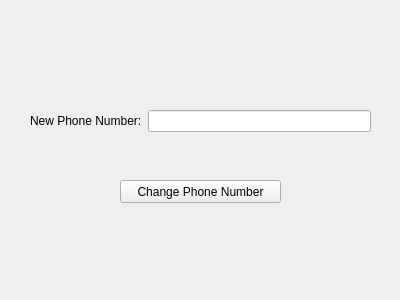
<?xml version="1.0" encoding="UTF-8"?>
<ui version="4.0">
 <class>Form</class>
 <widget class="QWidget" name="Form">
  <property name="geometry">
   <rect>
    <x>0</x>
    <y>0</y>
    <width>400</width>
    <height>300</height>
   </rect>
  </property>
  <property name="windowTitle">
   <string>Form</string>
  </property>
  <widget class="QPushButton" name="changePhoneNumberBtn">
   <property name="geometry">
    <rect>
     <x>120</x>
     <y>180</y>
     <width>161</width>
     <height>23</height>
    </rect>
   </property>
   <property name="text">
    <string>Change Phone Number</string>
   </property>
  </widget>
  <widget class="QWidget" name="formLayoutWidget">
   <property name="geometry">
    <rect>
     <x>30</x>
     <y>110</y>
     <width>341</width>
     <height>31</height>
    </rect>
   </property>
   <layout class="QFormLayout" name="formLayout">
    <item row="0" column="0">
     <widget class="QLabel" name="label">
      <property name="text">
       <string>New Phone Number:</string>
      </property>
     </widget>
    </item>
    <item row="0" column="1">
     <widget class="QLineEdit" name="change_User_PhoneNumber_Label"/>
    </item>
   </layout>
  </widget>
 </widget>
 <resources/>
 <connections/>
</ui>
